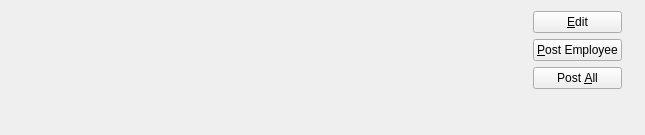
<?xml version="1.0" encoding="UTF-8"?>
<ui version="4.0">
 <comment>This file is part of the xTuple ERP: PostBooks Edition, a free and
open source Enterprise Resource Planning software suite,
Copyright (c) 1999-2014 by OpenMFG LLC, d/b/a xTuple.
It is licensed to you under the Common Public Attribution License
version 1.0, the full text of which (including xTuple-specific Exhibits)
is available at www.xtuple.com/CPAL.  By using this software, you agree
to be bound by its terms.</comment>
 <class>dspTaSummary</class>
 <widget class="QWidget" name="dspTaSummary">
  <property name="geometry">
   <rect>
    <x>0</x>
    <y>0</y>
    <width>645</width>
    <height>135</height>
   </rect>
  </property>
  <property name="windowTitle">
   <string>Time Clock Summary</string>
  </property>
  <layout class="QGridLayout" name="gridLayout">
   <item row="0" column="0">
    <layout class="QHBoxLayout" name="horizontalLayout">
     <item>
      <layout class="QVBoxLayout" name="verticalLayout_5">
       <item>
        <widget class="ParameterWidget" name="_params"/>
       </item>
      </layout>
     </item>
     <item>
      <widget class="DateCluster" name="_date"/>
     </item>
     <item>
      <spacer name="horizontalSpacer">
       <property name="orientation">
        <enum>Qt::Horizontal</enum>
       </property>
       <property name="sizeHint" stdset="0">
        <size>
         <width>40</width>
         <height>20</height>
        </size>
       </property>
      </spacer>
     </item>
     <item>
      <layout class="QVBoxLayout" name="verticalLayout">
       <property name="leftMargin">
        <number>14</number>
       </property>
       <property name="rightMargin">
        <number>12</number>
       </property>
       <item>
        <layout class="QVBoxLayout" name="verticalLayout_4">
         <item>
          <widget class="QPushButton" name="_edit">
           <property name="text">
            <string>&amp;Edit</string>
           </property>
           <property name="shortcut">
            <string>Ctrl+E</string>
           </property>
          </widget>
         </item>
         <item>
          <widget class="QPushButton" name="_post">
           <property name="text">
            <string>&amp;Post Employee</string>
           </property>
           <property name="shortcut">
            <string>Ctrl+P</string>
           </property>
          </widget>
         </item>
         <item>
          <widget class="QPushButton" name="_postAll">
           <property name="text">
            <string>Post &amp;All</string>
           </property>
           <property name="shortcut">
            <string>Ctrl+A</string>
           </property>
          </widget>
         </item>
         <item>
          <spacer name="verticalSpacer_2">
           <property name="orientation">
            <enum>Qt::Vertical</enum>
           </property>
           <property name="sizeHint" stdset="0">
            <size>
             <width>20</width>
             <height>40</height>
            </size>
           </property>
          </spacer>
         </item>
        </layout>
       </item>
      </layout>
     </item>
    </layout>
   </item>
  </layout>
 </widget>
 <customwidgets>
  <customwidget>
   <class>DateCluster</class>
   <extends></extends>
   <header>datecluster.h</header>
  </customwidget>
  <customwidget>
   <class>ParameterWidget</class>
   <extends></extends>
   <header>parameterwidget.h</header>
  </customwidget>
 </customwidgets>
 <resources/>
 <connections/>
</ui>
